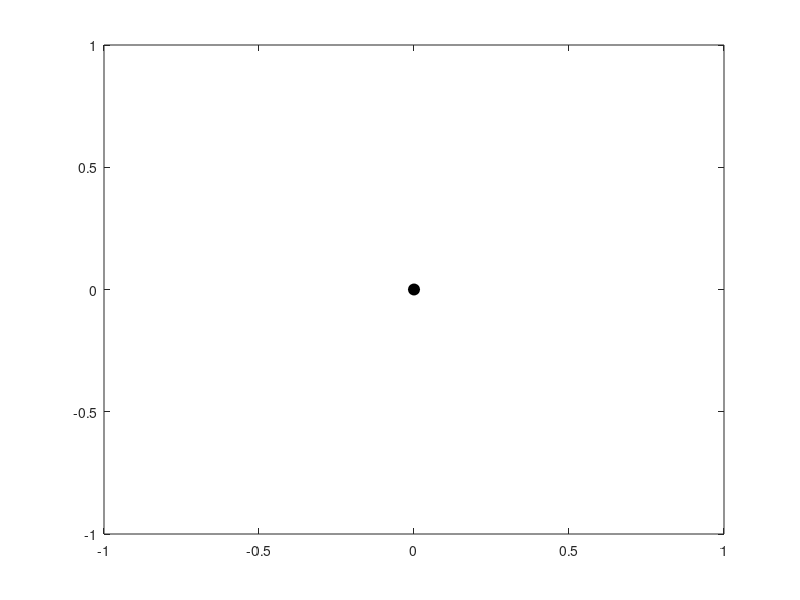

Recreate this plot in MATLAB. (Note: this script raises an error after producing the figure.)
function plot_system
%  Animation
global RQ R_A R_B R_P1 R_P2 R_P3 P1_yes P2_yes P3_yes axis_limits

% Plot points 
    plot(0,0,'ko','MarkerFaceColor','k','MarkerSize',8)
    hold on
    plot(RQ(1),RQ(2),'ko','MarkerFaceColor','k','MarkerSize',8)
    plot(R_A(1),R_A(2),'ko','color','k','MarkerSize',8)
    plot(R_B(1),R_B(2),'ko','color','k','MarkerSize',8)
% Include text
    text(0,0,'  O')
    text(RQ(1),RQ(2),'  Q')
    text(R_A(1),R_A(2),'  A')
    text(R_B(1),R_B(2),'  B')
% Draw lines between points
    line([0,R_A(1)],[0,R_A(2)],'color','r','LineWidth',2)
    line([R_A(1),R_B(1)],[R_A(2),R_B(2)],'color','b','LineWidth',2)
    line([RQ(1),R_B(1)],[RQ(2),R_B(2)],'color','g','LineWidth',2)
% Point P1 (crank point)
    if P1_yes == 1
        plot(R_P1(1),R_P1(2),'ko','MarkerFaceColor','b','MarkerSize',5)
        text(R_P1(1),R_P1(2),'  P1')
        line([R_P1(1),R_A(1)],[R_P1(2),R_A(2)],'color','b','LineWidth',1)
        line([R_P1(1),0],[R_P1(2),0],'color','b','LineWidth',1)    
    end
% Point P2 (coupler point)
    if P2_yes == 1
        plot(R_P2(1),R_P2(2),'ko','MarkerFaceColor','b','MarkerSize',5)
        text(R_P2(1),R_P2(2),'  P2')
        line([R_P2(1),R_A(1)],[R_P2(2),R_A(2)],'color','b','LineWidth',1)
        line([R_P2(1),R_B(1)],[R_P2(2),R_B(2)],'color','b','LineWidth',1)    
    end
% Point P3 (follower point)
    if P3_yes == 1
        plot(R_P3(1),R_P3(2),'ko','MarkerFaceColor','g','MarkerSize',5)
        text(R_P3(1),R_P3(2),'  P3')
        line([R_P3(1),RQ(1)],[R_P3(2),RQ(2)],'color','g','LineWidth',1)
        line([R_P3(1),R_B(1)],[R_P3(2),R_B(2)],'color','g','LineWidth',1)
    end
% Set axes
    axis manual; axis equal; axis(axis_limits);
    hold off